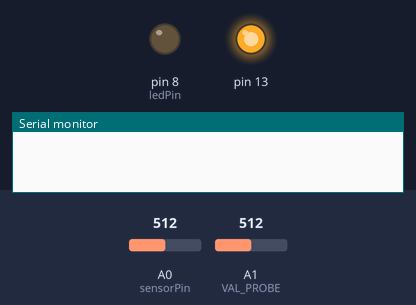
The sketch below on a simulated Arduino Uno, built with avr-gcc and run on an emulated ATmega328P. Parts: output pins drawn as LEDs (lit = HIGH), the last lines printed to the serial monitor. Inputs (shaded band) come from the test bench; at power-on: A0 (sensorPin) = 512, A1 (VAL_PROBE) = 512.

Above: at 0.1 s.
At 5.1 s:
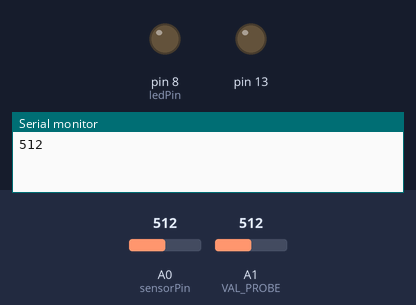
Timing chart, 0 to 6.6 s (numbered marks = the images above):
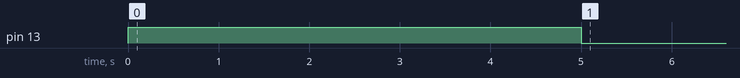

The sketch:

project.ino
```cpp
    const int VAL_PROBE = 1; // Analog pin 2
    const int MOISTURE_LEVEL = 250; // the value after the LED goes ON

    const int sensorPin = A0;    // pin that the sensor is attached to
    const int ledPin = 8;        // pin that the LED is attached to

// variables:
int sensorValue = 0;         // the sensor value
int sensorMin = 1023;        // minimum sensor value
int sensorMax = 0;           // maximum sensor value

    void setup() {
        Serial.begin(9600);


        pinMode(13, OUTPUT);
        digitalWrite(13, HIGH);

  // calibrate during the first five seconds
        while (millis() < 5000) {
        sensorValue = analogRead(sensorPin);

    // record the maximum sensor value
    if (sensorValue > sensorMax) {
      sensorMax = sensorValue;
    }

    // record the minimum sensor value
    if (sensorValue < sensorMin) {
      sensorMin = sensorValue;
    }
        }
  // signal the end of the calibration period
  digitalWrite(13, LOW);


    }


    void loop() {
        int moisture = analogRead(VAL_PROBE);

        Serial.println(moisture);

        if(moisture > MOISTURE_LEVEL) {
          digitalWrite(11,LOW);
          digitalWrite(10,HIGH);
        }

        else   {
            digitalWrite(10,LOW);
            digitalWrite(11,HIGH);
        }
        // read the sensor:
  sensorValue = analogRead(sensorPin);

  // apply the calibration to the sensor reading
  sensorValue = map(sensorValue, sensorMin, sensorMax, 0, 255);

  // in case the sensor value is outside the range seen during calibration
  sensorValue = constrain(sensorValue, 0, 255);

  // fade the LED using the calibrated value:
  analogWrite(ledPin, sensorValue);


        delay(100);
    }
```
